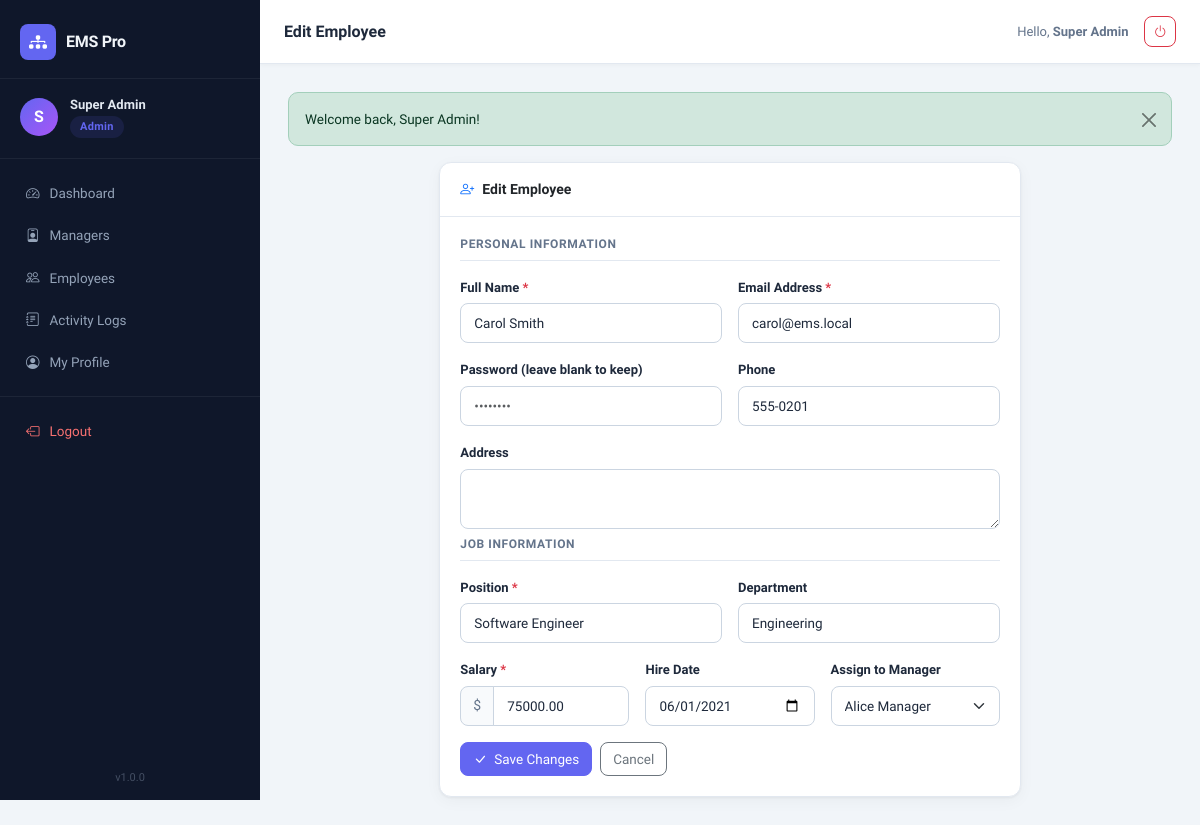
/admin/employee_form.php?id=4 (signed in), run on the app's committed database.
### tables this page shows
CREATE TABLE IF NOT EXISTS employees (
    id          INT UNSIGNED AUTO_INCREMENT PRIMARY KEY,
    user_id     INT UNSIGNED NOT NULL,
    manager_id  INT UNSIGNED DEFAULT NULL,    
    position    VARCHAR(100) NOT NULL,
    department  VARCHAR(100) DEFAULT NULL,
    salary      DECIMAL(12,2) NOT NULL DEFAULT 0.00,
    phone       VARCHAR(30) DEFAULT NULL,
    address     TEXT DEFAULT NULL,
    hire_date   DATE DEFAULT NULL,
    created_at  DATETIME NOT NULL DEFAULT CURRENT_TIMESTAMP,
    updated_at  DATETIME NOT NULL DEFAULT CURRENT_TIMESTAMP ON UPDATE CURRENT_TIMESTAMP,
    CONSTRAINT fk_emp_user    FOREIGN KEY (user_id)    REFERENCES users(id) ON DELETE CASCADE,
    CONSTRAINT fk_emp_manager FOREIGN KEY (manager_id) REFERENCES users(id) ON DELETE SET NULL
);

CREATE TABLE IF NOT EXISTS users (
    id          INT UNSIGNED AUTO_INCREMENT PRIMARY KEY,
    name        VARCHAR(100) NOT NULL,
    email       VARCHAR(150) NOT NULL UNIQUE,
    password    VARCHAR(255) NOT NULL,
    role        ENUM('admin','manager','employee') NOT NULL DEFAULT 'employee',
    avatar      VARCHAR(255) DEFAULT NULL,
    is_active   TINYINT(1) NOT NULL DEFAULT 1,
    created_at  DATETIME NOT NULL DEFAULT CURRENT_TIMESTAMP,
    updated_at  DATETIME NOT NULL DEFAULT CURRENT_TIMESTAMP ON UPDATE CURRENT_TIMESTAMP
);

### admin/employee_form.php (the view, shortened to what this page needs)
<?php
$pdo = db();
$editId = isset($_GET['id']) ? (int)$_GET['id'] : null;
$isEdit = ($editId !== null);
$data = array(
    'name'       => '',
    'email'      => '',
    'password'   => '',
    'position'   => '',
    'department' => '',
    'salary'     => '',
    'phone'      => '',
    'address'    => '',
    'hire_date'  => '',
    'manager_id' => '',
);
if ($isEdit) {
    $stmt = $pdo->prepare(
        "SELECT u.id, u.name, u.email, u.role,
                e.position, e.department, e.salary, e.phone, e.address, e.hire_date, e.manager_id
           FROM users u
           JOIN employees e ON e.user_id = u.id
          WHERE u.id = :id AND u.role = 'employee'"
    );
    $stmt->execute(array(':id' => $editId));
    $existing = $stmt->fetch();
    $data = array_merge($data, $existing);
}
$managers = $pdo->query(
    "SELECT id, name FROM users WHERE role = 'manager' AND is_active = 1 ORDER BY name"
)->fetchAll();
include __DIR__ . '/../includes/header.php';
?>
<div class="app-wrapper">
    <?php include __DIR__ . '/../includes/sidebar.php'; ?>
    <div class="main-content">
        <?php include __DIR__ . '/../includes/topbar.php'; ?>
        <main class="content-area">
            <div class="row justify-content-center">
                <div class="col-xl-8">
                    <div class="card">
                        <div class="card-header">
                            <i class="bi bi-person-plus me-2 text-primary"></i>
                            <strong><?php echo $isEdit ? 'Edit Employee' : 'Add New Employee'; ?></strong>
                        </div>
                        <div class="card-body">
                            <form method="POST">
                                <div class="row g-3">
                                    <div class="col-12">
                                        <h6 class="form-section-title">Personal Information</h6>
                                    </div>
                                    <div class="col-md-6">
                                        <label class="form-label">Full Name <span class="text-danger">*</span></label>
                                        <input type="text" name="name" class="form-control"
                                               value="<?php echo e($data['name']); ?>" required>
                                    </div>
                                    <div class="col-md-6">
                                        <label class="form-label">Email Address <span class="text-danger">*</span></label>
                                        <input type="email" name="email" class="form-control"
                                               value="<?php echo e($data['email']); ?>" required>
                                    </div>
                                    <div class="col-md-6">
                                        <label class="form-label">
                                            Password
                                            <?php if ($isEdit): ?>
                                                (leave blank to keep)
                                            <?php else: ?>
                                                <span class="text-danger">*</span>
                                            <?php endif; ?>
                                        </label>
                                        <input type="password" name="password" class="form-control"
                                               placeholder="<?php echo $isEdit ? '••••••••' : 'Min 6 chars'; ?>"
                                               <?php echo $isEdit ? '' : 'required'; ?>>
                                    </div>
                                    <div class="col-md-6">
                                        <label class="form-label">Phone</label>
                                        <input type="text" name="phone" class="form-control"
                                               value="<?php echo e($data['phone']); ?>">
                                    </div>
                                    <div class="col-12">
                                        <label class="form-label">Address</label>
                                        <textarea name="address" class="form-control" rows="2"><?php echo e($data['address']); ?></textarea>
                                    </div>
                                    <div class="col-12 mt-2">
                                        <h6 class="form-section-title">Job Information</h6>
                                    </div>
                                    <div class="col-md-6">
                                        <label class="form-label">Position <span class="text-danger">*</span></label>
                                        <input type="text" name="position" class="form-control"
                                               value="<?php echo e($data['position']); ?>" required>
                                    </div>
                                    <div class="col-md-6">
                                        <label class="form-label">Department</label>
                                        <input type="text" name="department" class="form-control"
                                               value="<?php echo e($data['department']); ?>">
                                    </div>
                                    <div class="col-md-4">
                                        <label class="form-label">Salary <span class="text-danger">*</span></label>
                                        <div class="input-group">
                                            <span class="input-group-text">$</span>
                                            <input type="number" name="salary" class="form-control"
                                                   step="0.01" min="0"
                                                   value="<?php echo e($data['salary']); ?>" required>
                                        </div>
                                    </div>
                                    <div class="col-md-4">
                                        <label class="form-label">Hire Date</label>
                                        <input type="date" name="hire_date" class="form-control"
                                               value="<?php echo e($data['hire_date']); ?>">
                                    </div>
                                    <div class="col-md-4">
                                        <label class="form-label">Assign to Manager</label>
                                        <select name="manager_id" class="form-select">
                                            <?php foreach ($managers as $m): ?>
                                            <option value="<?php echo $m['id']; ?>"
                                                    <?php echo ((int)$data['manager_id'] === (int)$m['id']) ? 'selected' : ''; ?>>
                                                <?php echo e($m['name']); ?>
                                            </option>
                                            <?php endforeach; ?>
                                        </select>
                                    </div>
                                    <div class="col-12 d-flex gap-2 mt-3">
                                        <button type="submit" class="btn btn-primary">
                                            <i class="bi bi-check-lg me-1"></i>
                                            <?php echo $isEdit ? 'Save Changes' : 'Add Employee'; ?>
                                        </button>
                                        <a href="<?php echo BASE_URL; ?>/admin/employees.php"
                                           class="btn btn-outline-secondary">Cancel</a>
                                    </div>
                                </div>
                            </form>
                        </div>
                    </div>
                </div>
            </div>
        </main>
    </div>
</div>
<?php include __DIR__ . '/../includes/footer.php'; ?>

### assets/css/style.css (style rules this page uses)
:root { --sidebar-w: 260px; --sidebar-bg: #0f172a; --sidebar-text: #94a3b8; --sidebar-active: #6366f1; --sidebar-hover: rgba(99,102,241,.12); --topbar-h: 64px; --topbar-bg: #ffffff; --topbar-border: #e2e8f0; --body-bg: #f1f5f9; --card-bg: #ffffff; --card-border: #e2e8f0; --card-radius: 12px; --card-shadow: 0 1px 3px rgba(0,0,0,.06), 0 4px 16px rgba(0,0,0,.04); --text-main: #1e293b; --text-muted: #64748b; --text-light: #94a3b8; --primary: #6366f1; --primary-dark: #4f46e5; --success: #22c55e; --warning: #f59e0b; --danger: #ef4444; --info: #38bdf8; --purple: #a855f7; --orange: #f97316; --input-border: #cbd5e1; --input-focus: #6366f1; --transition: .18s ease; }
*, *::before, *::after { box-sizing: border-box; }
body { font-family: 'Sora', system-ui, sans-serif; font-size: 14px; color: var(--text-main); background: var(--body-bg); margin: 0; min-height: 100vh; }
.app-wrapper { display: flex; min-height: 100vh; }
.main-content { margin-left: var(--sidebar-w); flex: 1; display: flex; flex-direction: column; min-height: 100vh; }
.content-area { flex: 1; padding: 28px 28px 40px; max-width: 1400px; width: 100%; }
.card { background: var(--card-bg); border: 1px solid var(--card-border); border-radius: var(--card-radius); box-shadow: var(--card-shadow); }
.card-header { background: transparent; border-bottom: 1px solid var(--card-border); padding: 16px 20px; font-size: 14px; display: flex; align-items: center; }
.card-body { padding: 20px; }
.btn { font-family: 'Sora', sans-serif; font-size: 13.5px; font-weight: 500; border-radius: 8px; transition: all var(--transition); }
.btn-primary { background: var(--primary); border-color: var(--primary); }
.form-control, .form-select { font-family: 'Sora', sans-serif; font-size: 13.5px; border: 1px solid var(--input-border); border-radius: 8px; padding: 9px 13px; color: var(--text-main); transition: border-color var(--transition), box-shadow var(--transition); }
.form-label { font-size: 13px; font-weight: 600; color: var(--text-main); margin-bottom: 6px; }
.input-group-text { background: #f8fafc; border: 1px solid var(--input-border); border-radius: 8px; color: var(--text-muted); font-size: 14px; }
.form-section-title { font-size: 12px; font-weight: 700; text-transform: uppercase; letter-spacing: .6px; color: var(--text-muted); padding-bottom: 8px; border-bottom: 1px solid var(--card-border); margin-bottom: 0; }
.card, .stat-card { animation: fadeUp .22s ease both; }

### data on the page
employees: name "Carol Smith", email "carol@ems.local", phone "555-0201", position "Software Engineer", department "Engineering", salary "75000.00", hire_date "06/01/2021", manager_id "Alice Manager"

### other printed values
APP_NAME "EMS Pro"
substr($firstName, 0, 1) "S"
isset($user['name']) ? $user['name'] : '' "Super Admin"
$role "Admin"
APP_VERSION "1.0.0"
isset($pageTitle) ? $pageTitle : APP_NAME "Edit Employee"
isset(current_user()['name']) ? current_user()['name'] : '' "Super Admin"
$msg "Welcome back, Super Admin!"
